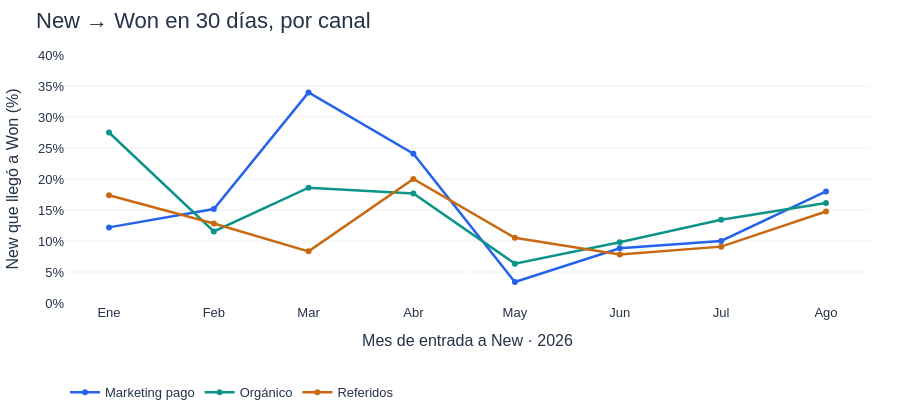

Write notebook code for a chart like this one.
### Markdown cell above
#### Desglose por canal

### Code cell
from scripts.cro_charts import grafica_conversion_por_canal
figura_conversion_canales=grafica_conversion_por_canal(METRICAS/'cohortes.csv',ventana=30)
figura_conversion_canales.show(renderer='plotly_mimetype',config=CONFIG)

### Figure 1 — Plotly figure (JSON) as saved in the notebook; plotly's stock layout.template omitted (floating-point values rounded to 4 significant figures)
{"data": [{"connectgaps": false, "customdata": [["Ene 2026", 41, 5], ["Feb 2026", 33, 5], ["Mar 2026", 53, 18], ["Abr 2026", 54, 13], ["May 2026", 59, 2], ["Jun 2026", 68, 6], ["Jul 2026", 60, 6], ["Ago 2026", 50, 9]], "hovertemplate": "<b>Marketing pago</b> · %{customdata[0]}<br>Entraron a New: %{customdata[1]}<br>De ellos, Won en 30 días: %{customdata[2]}<br>Conversión: %{y:.1f}%<extra></extra>", "line": {"color": "#2563eb", "width": 2.5}, "marker": {"size": 6}, "mode": "lines+markers", "name": "Marketing pago", "type": "scatter", "x": ["2026-01-01T00:00:00", "2026-02-01T00:00:00", "2026-03-01T00:00:00", "2026-04-01T00:00:00", "2026-05-01T00:00:00", "2026-06-01T00:00:00", "2026-07-01T00:00:00", "2026-08-01T00:00:00"], "y": [12.2, 15.15, 33.96, 24.07, 3.39, 8.824, 10.0, 18.0]}, {"connectgaps": false, "customdata": [["Ene 2026", 40, 11], ["Feb 2026", 52, 6], ["Mar 2026", 43, 8], ["Abr 2026", 34, 6], ["May 2026", 63, 4], ["Jun 2026", 51, 5], ["Jul 2026", 67, 9], ["Ago 2026", 62, 10]], "hovertemplate": "<b>Orgánico</b> · %{customdata[0]}<br>Entraron a New: %{customdata[1]}<br>De ellos, Won en 30 días: %{customdata[2]}<br>Conversión: %{y:.1f}%<extra></extra>", "line": {"color": "#0d9488", "width": 2.5}, "marker": {"size": 6}, "mode": "lines+markers", "name": "Orgánico", "type": "scatter", "x": ["2026-01-01T00:00:00", "2026-02-01T00:00:00", "2026-03-01T00:00:00", "2026-04-01T00:00:00", "2026-05-01T00:00:00", "2026-06-01T00:00:00", "2026-07-01T00:00:00", "2026-08-01T00:00:00"], "y": [27.5, 11.54, 18.6, 17.65, 6.349, 9.804, 13.43, 16.13]}, {"connectgaps": false, "customdata": [["Ene 2026", 46, 8], ["Feb 2026", 39, 5], ["Mar 2026", 36, 3], ["Abr 2026", 45, 9], ["May 2026", 57, 6], ["Jun 2026", 64, 5], ["Jul 2026", 55, 5], ["Ago 2026", 61, 9]], "hovertemplate": "<b>Referidos</b> · %{customdata[0]}<br>Entraron a New: %{customdata[1]}<br>De ellos, Won en 30 días: %{customdata[2]}<br>Conversión: %{y:.1f}%<extra></extra>", "line": {"color": "#c76a12", "width": 2.5}, "marker": {"size": 6}, "mode": "lines+markers", "name": "Referidos", "type": "scatter", "x": ["2026-01-01T00:00:00", "2026-02-01T00:00:00", "2026-03-01T00:00:00", "2026-04-01T00:00:00", "2026-05-01T00:00:00", "2026-06-01T00:00:00", "2026-07-01T00:00:00", "2026-08-01T00:00:00"], "y": [17.39, 12.82, 8.333, 20.0, 10.53, 7.812, 9.091, 14.75]}], "layout": {"dragmode": false, "font": {"color": "#243247", "family": "Arial, sans-serif", "size": 13}, "height": 420, "hovermode": "closest", "legend": {"orientation": "h", "x": 0, "xanchor": "left", "y": -0.3, "yanchor": "top"}, "margin": {"b": 105, "l": 65, "r": 30, "t": 55}, "title": {"font": {"size": 22}, "text": "New → Won en 30 días, por canal", "x": 0.04}, "xaxis": {"fixedrange": true, "showgrid": false, "tickmode": "array", "ticktext": ["Ene", "Feb", "Mar", "Abr", "May", "Jun", "Jul", "Ago"], "tickvals": ["2026-01-01T00:00:00", "2026-02-01T00:00:00", "2026-03-01T00:00:00", "2026-04-01T00:00:00", "2026-05-01T00:00:00", "2026-06-01T00:00:00", "2026-07-01T00:00:00", "2026-08-01T00:00:00"], "title": {"text": "Mes de entrada a New · 2026"}, "type": "date"}, "yaxis": {"dtick": 5, "fixedrange": true, "gridcolor": "#edf1f5", "range": [0, 40], "tick0": 0, "tickmode": "linear", "ticksuffix": "%", "title": {"text": "New que llegó a Won (%)"}, "zeroline": false}}}
